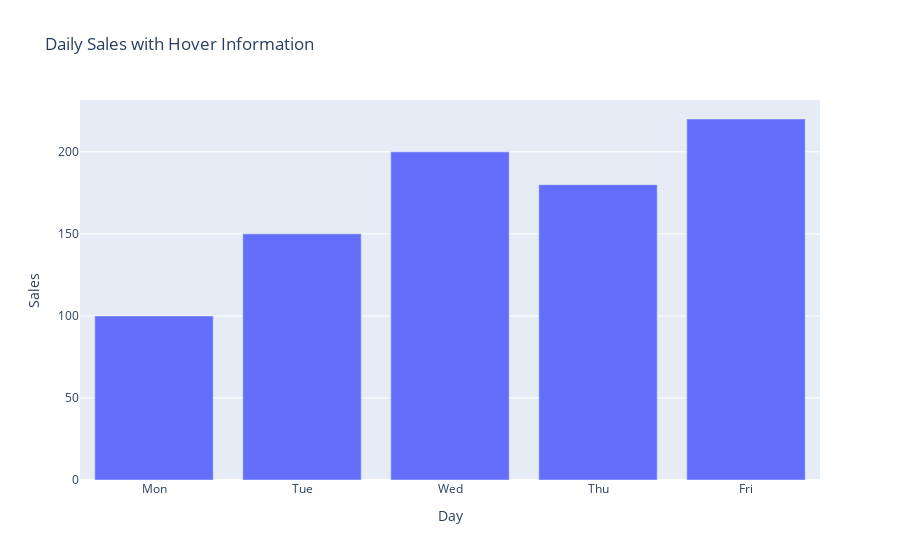

Here is the notebook cell this chart was saved with:
### Markdown cell above
### Bar Plot Example 6: Bar Plot with Hover Data

### Code cell
fig = px.bar(
    df,
    x="Day",
    y="Sales",
    hover_data=["Sales"],
    title="Daily Sales with Hover Information"
)
fig.show()

### Figure 1 — Plotly figure (JSON) as saved in the notebook; plotly's stock layout.template omitted (floating-point values rounded to 4 significant figures)
{"data": [{"hovertemplate": "Day=%{x}<br>Sales=%{y}<extra></extra>", "legendgroup": "", "marker": {"color": "#636efa", "pattern": {"shape": ""}}, "name": "", "orientation": "v", "showlegend": false, "textposition": "auto", "type": "bar", "x": ["Mon", "Tue", "Wed", "Thu", "Fri"], "xaxis": "x", "y": [100, 150, 200, 180, 220], "yaxis": "y"}], "layout": {"autosize": true, "barmode": "relative", "legend": {"tracegroupgap": 0}, "title": {"text": "Daily Sales with Hover Information"}, "xaxis": {"anchor": "y", "autorange": true, "domain": [0, 1], "range": [-0.5, 4.5], "title": {"text": "Day"}, "type": "category"}, "yaxis": {"anchor": "x", "autorange": true, "domain": [0, 1], "range": [0, 231.6], "title": {"text": "Sales"}, "type": "linear"}}}
